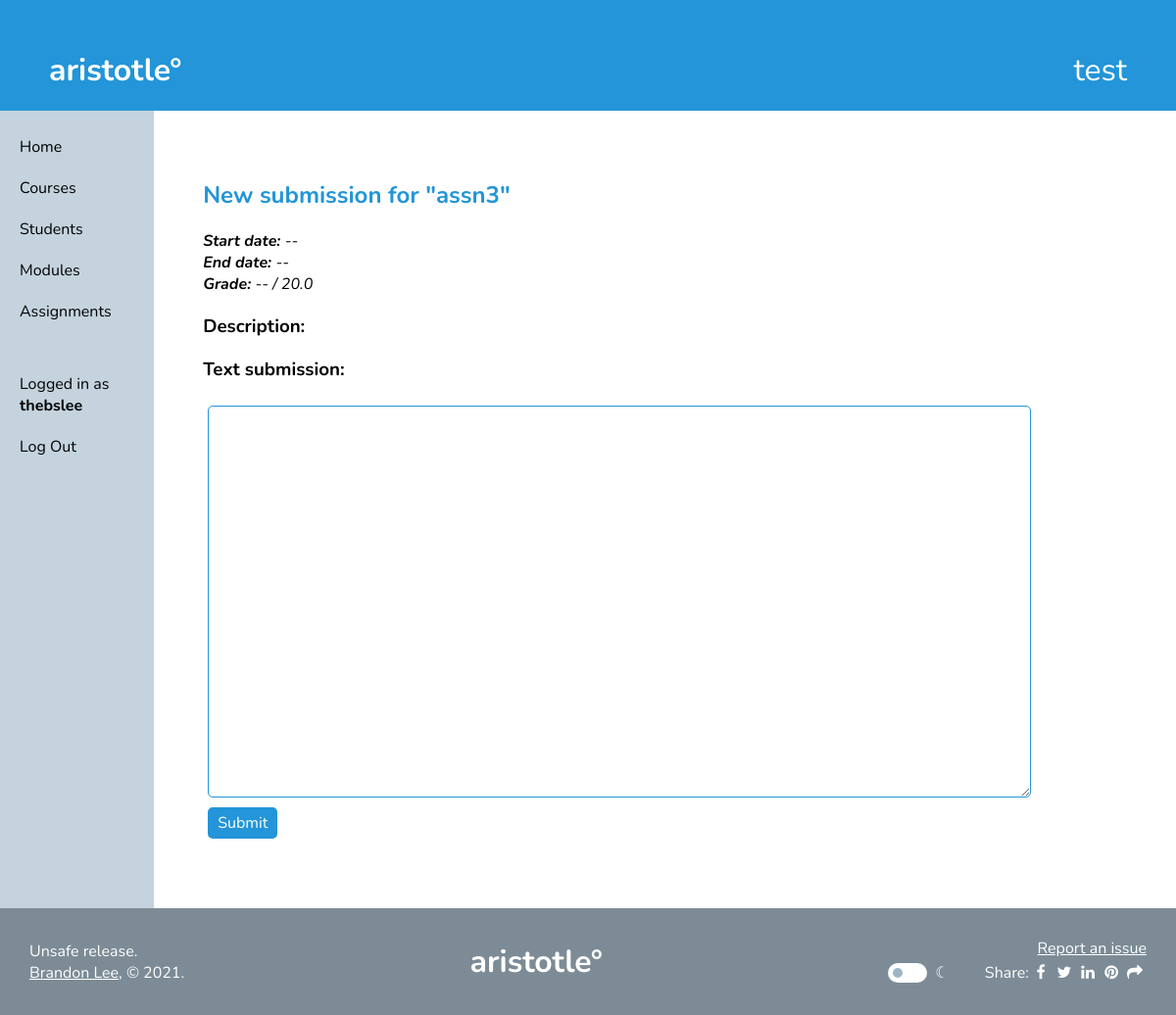
/forum/assignments/3/submit (signed in), run on an earlier commit of the app's database.
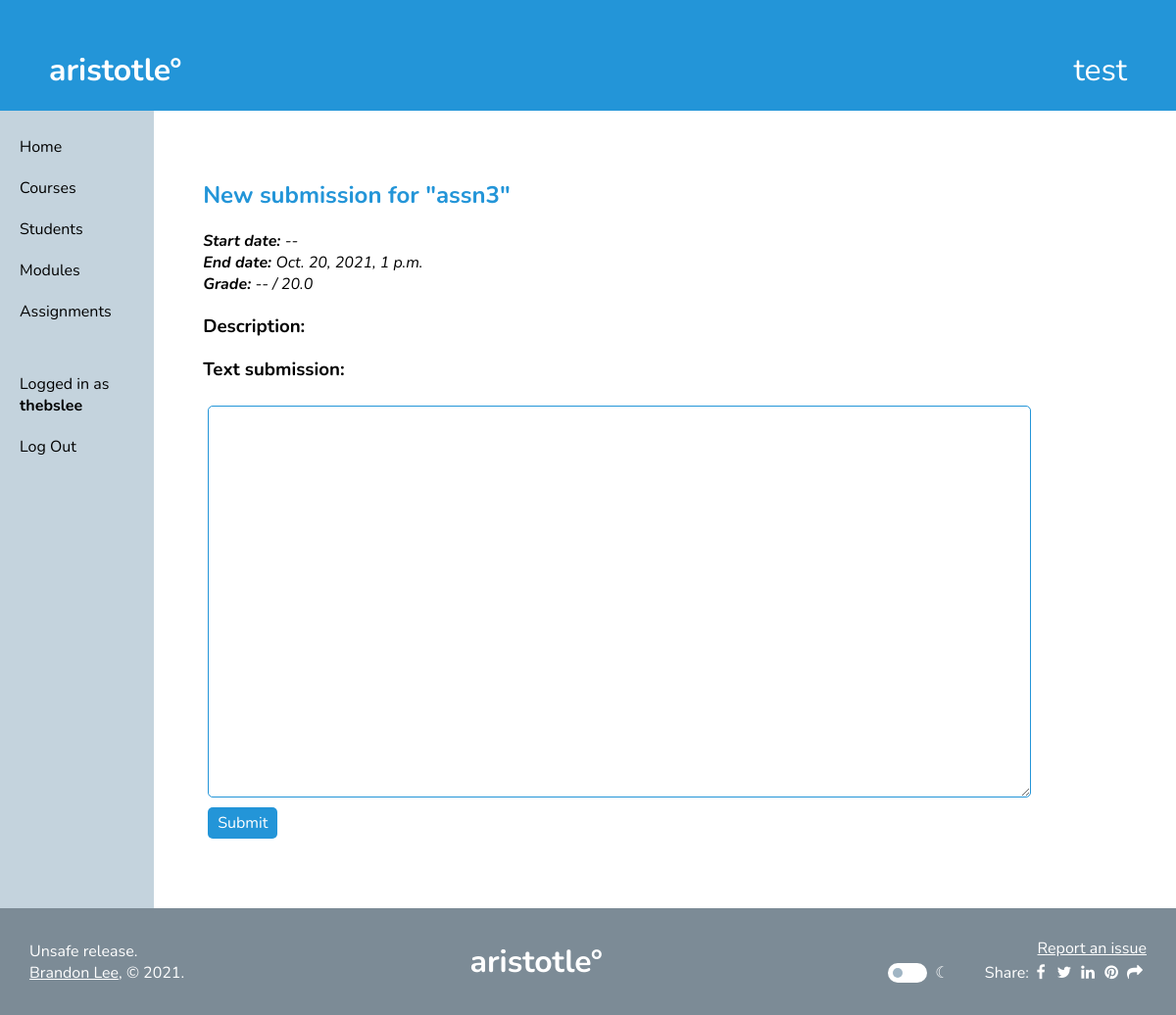
And on a later commit of the database.
### forum/models.py (models this page shows)
class Assignment(models.Model):
    course = models.ForeignKey(
        Course,
        on_delete=models.CASCADE,
        related_name='assignments_of_course'
    )
    module = models.ForeignKey(
        AssignmentModule,
        on_delete=models.CASCADE,
        related_name='assignments_of_module',
        null=True
    )
    title = models.CharField(max_length=100)
    start_datetime = models.DateTimeField(null=True, blank=True)
    end_datetime = models.DateTimeField(null=True, blank=True)
    description = models.TextField(max_length=10000, blank=True)
    total_points = models.FloatField(null=True, blank=True)

### forum/views.py (the view)
# urls.py: path('assignments/<assignment_id>/submit', views.newsubmission, name='newsubmission'),
def newsubmission(request, assignment_id):
    if not request.user.is_authenticated:
        return redirect('home')
    context = alwaysContext(request)
    assignment = Assignment.objects.get(id=assignment_id)
    if Course.objects.filter(id=request.session.get('selected_course_id')).first() != assignment.course:
        return redirect('home')
    if request.method == "POST":
        form = forms.NewSubmission(request.POST)
        if form.is_valid():
            Submission.objects.create(
                student = request.user,
                assignment = assignment,
                details = form.cleaned_data['details']
            )
            return HttpResponseRedirect(reverse("forum:assignmentdetails", args=(assignment_id,)))
    else:
        context["assignment"] = assignment
        context["form"] = forms.NewSubmission()
        return render(request, "newsubmission.html", context)

### forum/forms.py
class NewSubmission(forms.Form):
    details = forms.CharField(max_length=10000, widget=forms.Textarea)

### forum/views.py (called while the page is built)
def alwaysContext(request):
    return {
        "username": request.user.username,
        "selected_course": Course.objects.filter(id=request.session.get('selected_course_id')).first()
    }

### forum/templates/newsubmission.html (shortened to what this page needs)
{% extends 'base.html' %}
{% block content %}
<h2>New submission for "{{assignment.title}}"</h2>
<p><i>
    <b>Start date: </b>{% if assignment.start_datetime %}{{assignment.start_datetime}}{% else %}--{% endif %}<br>
    <b>End date: </b>{% if assignment.end_datetime %}{{assignment.end_datetime}}{% else %}--{% endif %}<br>
    <b>Grade: </b>{% if grade.earned_points %}{{grade.earned_points}}{% else %}--{% endif %}
    / {% if assignment.total_points %}{{assignment.total_points}}{% else %}--{% endif %}
</i></p>
<h3>Description:</h3>
<form action="{% url 'forum:newsubmission' assignment.id %}" method="post">
    <h3>Text submission:</h3>
    {{form.details}}<br>
    <input type="submit" value="Submit">
</form>
{% endblock %}

What changed in the data, as far as the page shows it:
changed Assignment "assn3": end_datetime (not shown) → "Oct. 20, 2021, 1 p.m."
